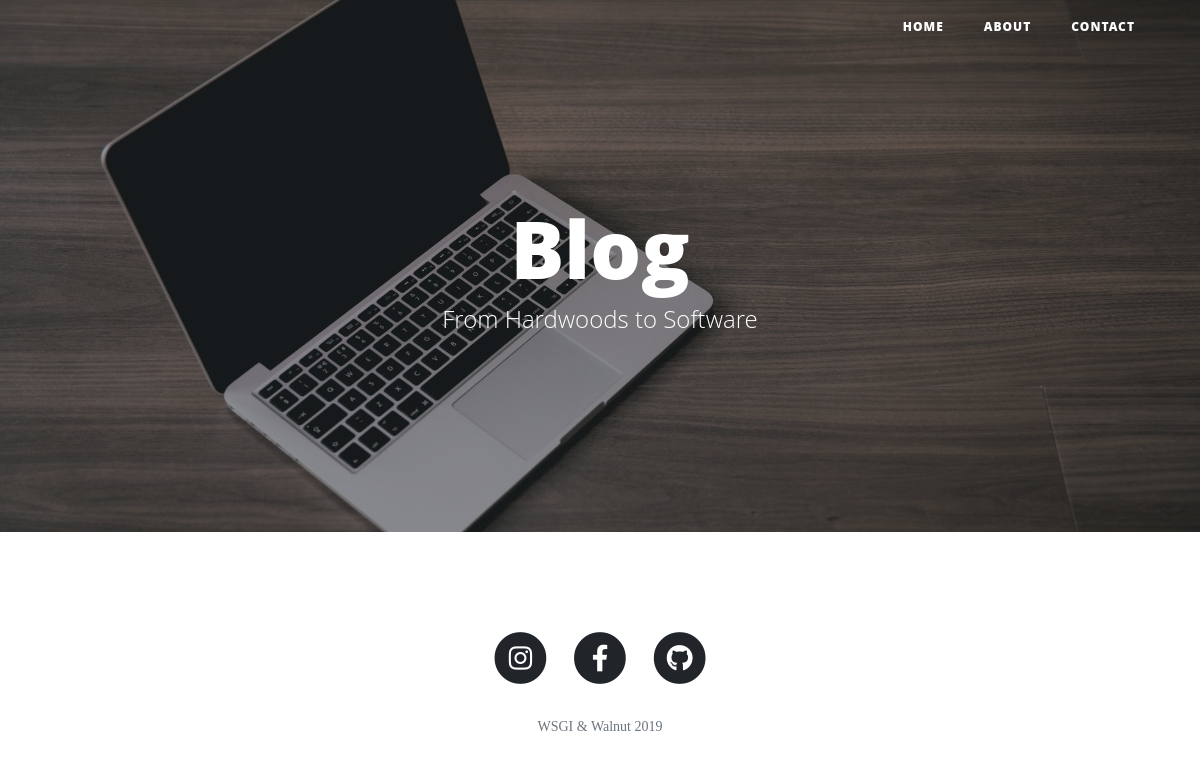
The app's page /, older data.
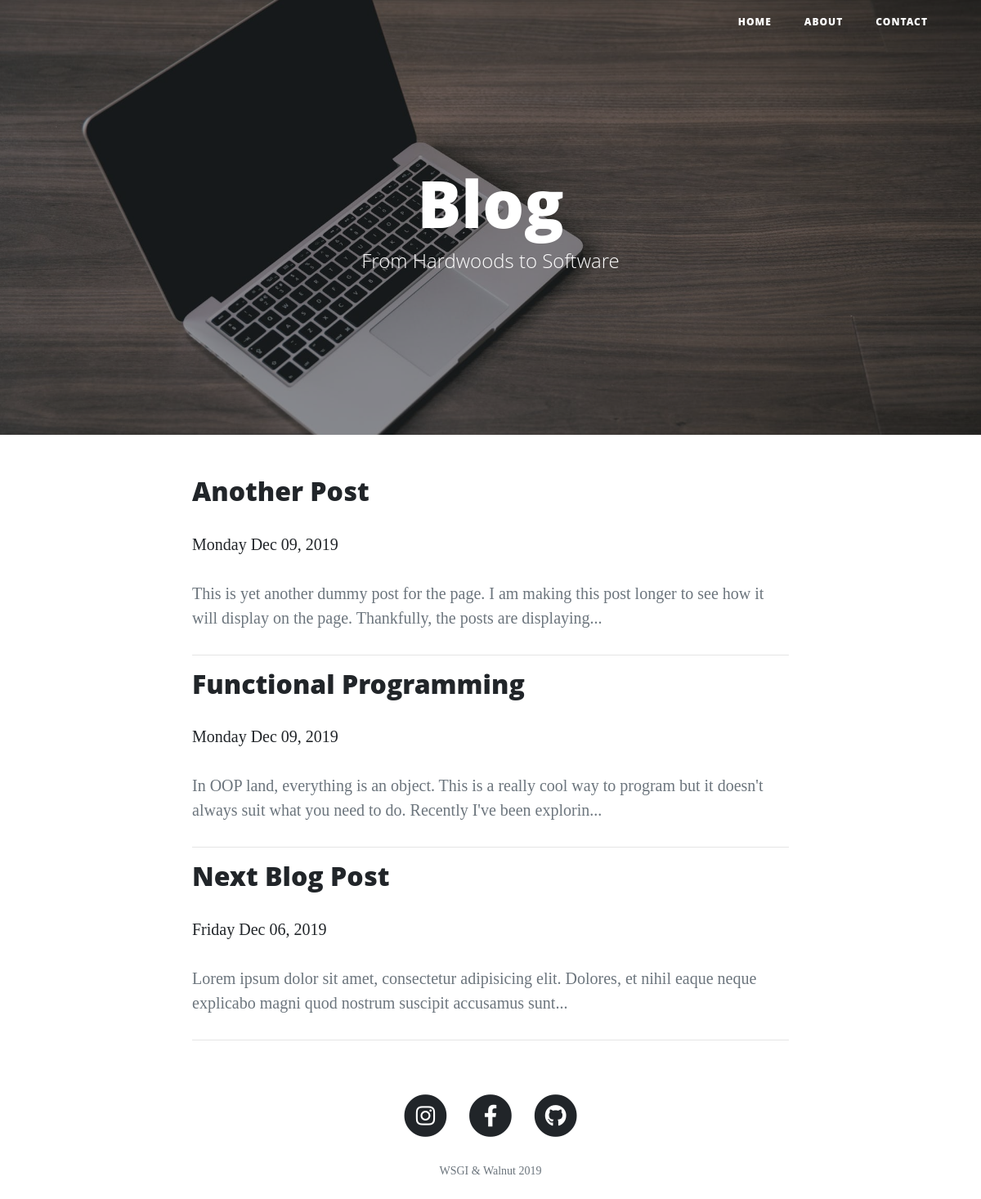
The same page, newer data.
### blog/models.py (models this page shows, shortened)
class Posts(models.Model):
    title = models.CharField(max_length=200, unique=True)
    slug = models.SlugField(max_length=200, unique=True)
    author = models.ForeignKey(User, on_delete= models.CASCADE, null=True)
    updated_on = models.DateTimeField(auto_now= True)
    content = models.TextField()
    created_on = models.DateTimeField(default=timezone.now)
    status = models.IntegerField(choices=STATUS, default=0)
    class Meta:
        ordering = ['created_on']

### blog/views.py (the view)
# urls.py: path('', views.PostList.as_view(), name='blog-home'),
class PostList(generic.ListView):
    queryset = Posts.objects.filter(status=1).order_by('-created_on')
    template_name = 'blog/index.html'

### blog/templates/blog/index.html (shortened to what this page needs)
{% load static %}
<!DOCTYPE html>
<html lang="en">
<head>
  <link href="{% static 'vendor/bootstrap/css/bootstrap.min.css' %}" rel="stylesheet">
  <link href="{% static 'vendor/fontawesome-free/css/all.min.css' %}" rel="stylesheet" type="text/css">
  <link href="{% static 'css/clean-blog.min.css' %}" rel="stylesheet">
</head>
<body>
    {% block content %}
  <nav class="navbar navbar-expand-lg navbar-light fixed-top" id="mainNav">
    <div class="container">
      <a class="navbar-brand" href="index.html"></a>
      <div class="collapse navbar-collapse" id="navbarResponsive">
        <ul class="navbar-nav ml-auto">
          <li class="nav-item">
            <a class="nav-link" href="{% url 'blog-home' %}">Home</a>
          </li>
          <li class="nav-item">
            <a class="nav-link" href="{% url 'blog-about' %}">About</a>
          </li>
          <li class="nav-item">
            <a class="nav-link" href="{% url 'contact' %}">Contact</a>
          </li>
        </ul>
      </div>
    </div>
  </nav>
  <header class="masthead" style="background-image: url(static/img/wood-tech.jpeg)">
    <div class="overlay"></div>
    <div class="container">
      <div class="row">
        <div class="col-lg-8 col-md-10 mx-auto">
          <div class="site-heading">
            <h1>Blog</h1>
            <span class="subheading">From Hardwoods to Software</span>
          </div>
        </div>
      </div>
    </div>
  </header>
  <div class="container">
    <div class="row">
      <div class="col-lg-8 col-md-10 mx-auto">
          {% for post in posts_list %}
        <div class="post-preview">
          <h2 class="post-title"><a href="{% url 'post-detail' post.slug %}">{{post.title}}</h2>
            <p class="post-meta">{{post.created_on|date:"l M d, Y"}}</p>
            <p class="text-muted">{{post.content|slice:":150" }}...</p>
            <hr>
          </div>
          {% endfor %}
        </div>
      </div>
    </div>
  <footer>
    <div class="container">
      <div class="row">
        <div class="col-lg-8 col-md-10 mx-auto">
          <ul class="list-inline text-center">
            <li class="list-inline-item">
              <a href="#">
                <span class="fa-stack fa-lg">
                  <i class="fas fa-circle fa-stack-2x"></i>
                  <i class="fab fa-instagram fa-stack-1x fa-inverse"></i>
                </span>
              </a>
            </li>
            <li class="list-inline-item">
              <a href="#">
                <span class="fa-stack fa-lg">
                  <i class="fas fa-circle fa-stack-2x"></i>
                  <i class="fab fa-facebook-f fa-stack-1x fa-inverse"></i>
                </span>
              </a>
            </li>
            <li class="list-inline-item">
              <a href="#">
                <span class="fa-stack fa-lg">
                  <i class="fas fa-circle fa-stack-2x"></i>
                  <i class="fab fa-github fa-stack-1x fa-inverse"></i>
                </span>
              </a>
            </li>
          </ul>
          <p class="copyright text-muted">WSGI & Walnut 2019</p>
        </div>
      </div>
    </div>
  </footer>
  {% endblock content %}
</body>
</html>

Row changes from the older to the newer data that the page shows:
added Posts: title "Another Post", created_on "Monday Dec 09, 2019", content "This is yet another dummy post for the page. I am making this post longer to see how it will display on the page. Thankfully, the posts are displaying"
now on this page (row edited): Posts: title "Functional Programming", created_on "Monday Dec 09, 2019", content "In OOP land, everything is an object. This is a really cool way to program but it doesn't always suit what you need to do. Recently I've been explorin"
now on this page (row edited): Posts: title "Next Blog Post", created_on "Friday Dec 06, 2019", content "Lorem ipsum dolor sit amet, consectetur adipisicing elit. Dolores, et nihil eaque neque explicabo magni quod nostrum suscipit accusamus sunt"
